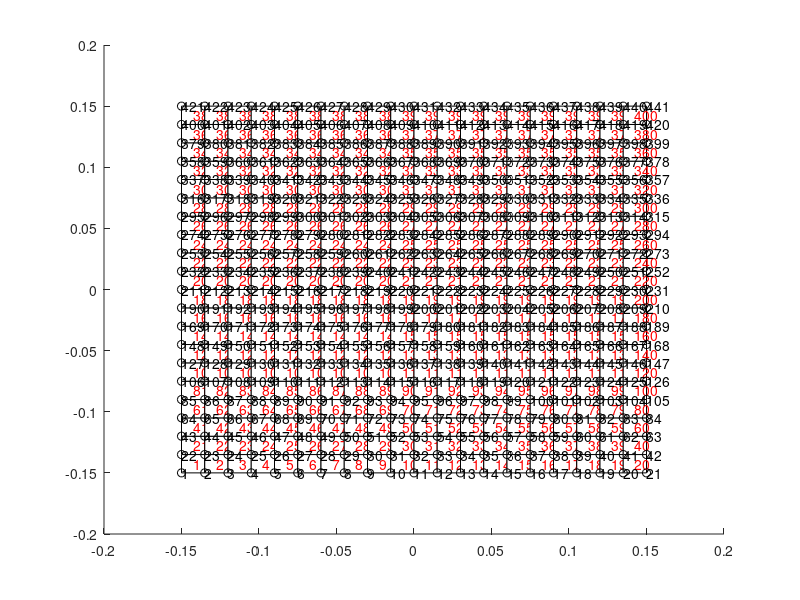

Write MATLAB code to recreate this figure. (Note: this script raises an error after producing the figure.)
%% FRFs for a 2D plate structure
%
format long
clear all; close all; clc

load input_data

%% Grid generation

dx = L/nel_lat; % 10 cm
Nel_side = L/dx; 

Nx = Nel_side + 1; 

Lgrid = -L/2:L/Nel_side:L/2;
Ngrid = length(Lgrid);
nnode = Ngrid^2; % number of nodes
nodes = zeros(nnode,2);

for iry=1:Ngrid
    y = Lgrid(iry);
    for irx=1:Ngrid
        x = Lgrid(irx);
        nodes( (iry-1)*Ngrid + irx, : ) = [ x y ];
    end
end

%% Nodal connectivity or Incidence Matrix 

elem = zeros((Ngrid-1)^2,4);
iel=1;

for iy=1:Ngrid-1
    for ix=1:Ngrid-1
        
        % [ 4 3 ]
        % [ 1 2 ]
        
        n1 = (iy-1)*Ngrid + ix;
        n2 = (iy-1)*Ngrid + ix+1;
        n3 = iy*Ngrid + ix+1;
        n4 = iy*Ngrid + ix;
        
        elem(iel,:) = [ n1 n2 n3 n4 ]; % material 1
       
        iel = iel+1;
        
    end
    
end

numberNodes = size(nodes,1)
numberElements = size(elem,1)

inci_aux = 1:1:numberElements;
inci = [inci_aux', elem];

%% Drawing Mesh
figure, hold on

% element
for iel=1:size(elem,1)
    nodes_el = elem(iel,1:4);
    coord_nodes = nodes(nodes_el,:);
    fill(coord_nodes(:,1),coord_nodes(:,2), [1 1 1]);
    text(mean(coord_nodes(:,1)),mean(coord_nodes(:,2)),num2str(iel),'Color',[1 0 0])
end

% nodes
for in=1:size(nodes,1)
    scatter(nodes(in,1),nodes(in,2),'k')
    text(nodes(in,1),nodes(in,2),num2str(in))
end

%% Structure:
% K: stiffness matrix
% M: mass matrix
% dof: degrees of freedom per node
% GDof: global number of degrees of freedom
% nnos_el: Number of nodes per element
dof = 3; 
GDof = dof*numberNodes;
nnos_el = 4;

%% Stiffness and mass matrices
[Ke,Me]= K_M_plate_kirclove_2(E,h,nu,rho,dx,dx);

%% Assembly of global M andK matrices
[KG,MG]= assembly_K_M_2(Ke,Me,dof,numberElements,nnos_el,GDof,inci);

%% Mass- spring system
kr = 4*(pi^2)*(fr^2)*mr; % [N/m] Stiffness based on nat. freq. and resonator mass

%% Updating K and M
numberRes = numberElements/4;
prescribedNodes = [1:2*Ngrid:421,3,5,7,15,17,19,21:2*Ngrid:441,423:2:439 ]; % simply supported - no translation

lr = length(node_res);

for g=1:lr-1
    
    l_aux = Ngrid*2*ones(1,lr)+node_res(g,:);
    node_res =[node_res; l_aux];
    
end

node_res = sort(reshape(node_res,[1,numberRes]));
z_dof_res = (node_res-ones(1,numberRes))*dof+ones(1,numberRes);
dof_res = GDof+1:GDof+numberRes;


% increasing matrix size
K_new= zeros(GDof+numberRes);
M_new= zeros(GDof+numberRes);

K_new(1:GDof, 1: GDof) = KG;
M_new(1:GDof, 1: GDof) = MG;

% inserting data from spring-mass system
for rr=1:numberRes
K_new(z_dof_res(rr),z_dof_res(rr)) = K_new(z_dof_res(rr),z_dof_res(rr))+kr;

K_new(z_dof_res(rr),dof_res(rr)) = K_new(z_dof_res(rr),dof_res(rr)) - kr;

K_new(dof_res(rr),z_dof_res(rr)) = K_new(dof_res(rr),z_dof_res(rr))-kr;

K_new(dof_res(rr),dof_res(rr)) = K_new(dof_res(rr),dof_res(rr))+kr;


M_new(dof_res(rr),dof_res(rr)) = M_new(dof_res(rr),dof_res(rr))+mr;


end

%% Boundary conditions 
%Pescribed Dofs based on prescribed nodes
%Simpply supported - Translation is removed
prescribedDofs = prescribedNodes*dof - 2*ones(1,length(prescribedNodes));

activeDofs =setdiff(1:1:GDof+numberRes, prescribedDofs);

%% Natural frequencies

[V,D] = eig(K_new(activeDofs, activeDofs), M_new(activeDofs,activeDofs));
aux = diag(D);
[aux2,index] = sort(aux);
omega_n = sqrt(abs(aux));
freq_n = omega_n/(2*pi);

%% Frequency range
freq = fmin:df:fmax;
omega = 2*pi*freq;
nfreq = length(freq);

% Verifying discretization
lmin = minlfem(E,h,rho, nu,fmax);

if lmin < lx 
    %Warning for innapropriate mesh discretization
   display(lmin,'Innapropriate mesh discretization - lx should be smaller')
end


%% Force vector 

F = zeros(GDof+numberRes,1);
input = (node_force-1)*dof+1;
F(input)= F0; % force in z direction 
%F((node_force-1)*dof+2)= 1;% moment around x   
%F((node_force-1)*dof+3) = 1; %  moment around y 

%% Initializating variables
%Displacements - 
u_z = zeros(1,nfreq);  % Dispalcement at the observed node
u_f = zeros(GDof +numberRes,nfreq); %Displacements for all frequencies
output = (node_obs-1)*dof+1;

for i=1:nfreq
   w =omega(i);
   D = K_new(activeDofs, activeDofs)-(w^2)*M_new(activeDofs, activeDofs);
   
   U = linsolve(D,F(activeDofs,1));

   u = zeros(GDof+numberRes,1);
   u(activeDofs) = U; % inserting zero displacements/rotations caused by BC
   
   u_f(:,i)=u;
   u_z(i) = u(output);
   
end

%% Calculating FRFs 

%Receptance
alfa = u_z/F0;
%Mobility
mob = 1j*alfa.*omega;
%Inertance
inert = -alfa.*(omega.^2);

%% Graphs
% figure
% plot(freq,20*log10(abs(alfa)))
% title(['Receptance Plot - Output on node', int2str(node_obs),'intput on node'...
%     ,int2str(node_force)])
% xlabel('Frequency [Hz]')
% ylabel('Receptance [dB - Ref 1m/N]')
% hold on
% stem(freq_n(1:100), ones(100,1)*min(20*log10(abs(alfa))))
% grid on
% 
% figure
% plot(freq,20*log10(abs(alfa)))
% title(['Receptance Plot Zoom  - Output on node', int2str(node_obs),'intput on node'...
%     ,int2str(node_force)])
% xlabel('Frequency [Hz]')
% ylabel('Receptance [dB]')
% xlim([100,400])
% grid on
% saveas(gcf,'recep_zoom_graph.png')
% 
% figure
% plot(freq,20*log10(abs(mob)))
% title(['Mobility Plot -  Output on node', int2str(node_obs),'intput on node'...
%     ,int2str(node_force)])
% xlabel('Frequency [Hz]')
% ylabel('Mobility [dB - Ref 1m/s*N]')
% hold on
% stem(freq_n(1:100), ones(100,1)*min(20*log10(abs(mob))))
% grid on
% 
% figure
% plot(freq,20*log10(abs(mob)))
% title(['Zoom Mobility Plot-  Output on node', int2str(node_obs),'intput on node'...
%     ,int2str(node_force)])
% xlabel('Frequency [Hz]')
% ylabel('Mobility [dB - Ref 1m/s*N]')
% xlim([100,400])
% grid on
% saveas(gcf,'mob_zoom_graph.png')
% 
% figure
% plot(freq,20*log10(abs(inert)))
% title(['Inertance Plot -  Output on node', int2str(node_obs),'intput on node'...
%     ,int2str(node_force)])
% xlabel('Frequency [Hz]')
% ylabel('Inertance [dB - Ref 1m/s^2*N]')
% hold on
% stem(freq_n(1:100), ones(100,1)*min(20*log10(abs(inert))))
% grid on

% figure
% plot(freq,20*log10(abs(inert)))
% title(['Zoom Inertance Plot-  Output on node ', int2str(node_obs),'intput on node '...
%     ,int2str(node_force)])
% xlabel('Frequency [Hz]')
% ylabel('Inertance [dB - Ref 1m/s^2*N]')
% xlim([100,400])
% grid on
% saveas(gcf,'inert_zoom_graph.png')

%configuration of the size of the figure and initial position
figure('Units','inches',...
'Position',[2 2 5.04 3.78],...
'PaperPositionMode','auto');
plot(freq,20*log10(abs(inert)),'LineWidth',2)
% axis label configuration
xlabel({'Frequency [Hz]'},'FontUnits','points',...
'interpreter','latex',...
'FontSize',12,...
'FontName','Times')
ylabel({'Inertance dB ref $1 m/s^2 N$'},'FontUnits','points',...
'interpreter','latex',...
'FontSize',12,...
'FontName','Times')
set(gca,...
'Units','normalized',...
'FontUnits','points',...
'FontWeight','normal',...
'FontSize',12, 'FontName','Times')
xlim([100,400])
grid on
print -depsc2 inert_1res_mr05.eps



% %% Zoom Frequency range - More discretized in frequency
% fmin2 = 190;
% df2 = 0.01;
% fmax2 = 210;
% 
% freq2 = fmin2:df2:fmax2;
% omega2 = 2*pi*freq2;
% nfreq2 = length(freq2);
% 
% %Displacements - 
% u_z = zeros(1,nfreq2); 
% u_f = zeros(GDof +numberRes,nfreq2);
% 
% for i=1:nfreq2
%    w =omega2(i);
%    D = K_new(activeDofs, activeDofs)-(w^2)*M_new(activeDofs, activeDofs);
%    
%    U = linsolve(D,F(activeDofs,1));
% 
%    u = zeros(GDof+numberRes,1);
%    u(activeDofs) = U; % inserting zero displacements/rotations caused by BC
%    
%    u_f(:,i)=u;
%    u_z(i) = u(output);
%    
% end
% 
% %Receptance
% alfa = u_z/F0;
% %inertance
% inert = -alfa.*(omega.^2);
% 
% figure
% plot(freq2,20*log10(abs(alfa)))
% title('z displacement - node ')
% xlabel('Frequency [Hz]')
% ylabel('Receptance [dB]')
% grid on
% hold on
% stem(freq_n(1:200), ones(200,1)*min(20*log10(abs(alfa))))
% grid on
% xlim([fmin2,fmax2])
% saveas(gcf,'zoom_graph2.png')